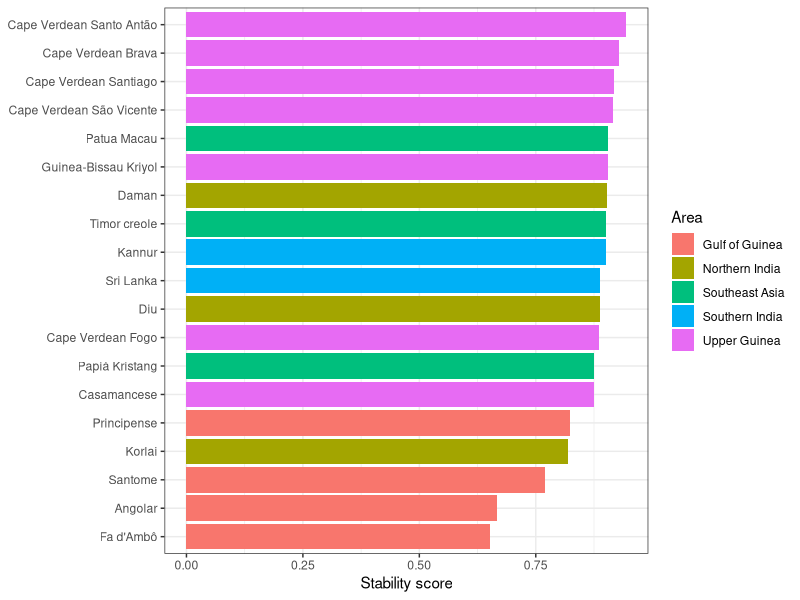
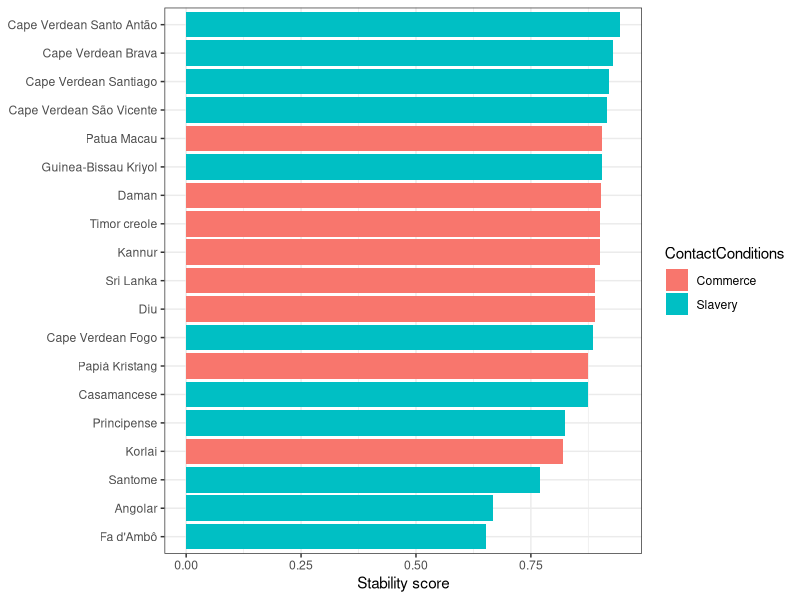
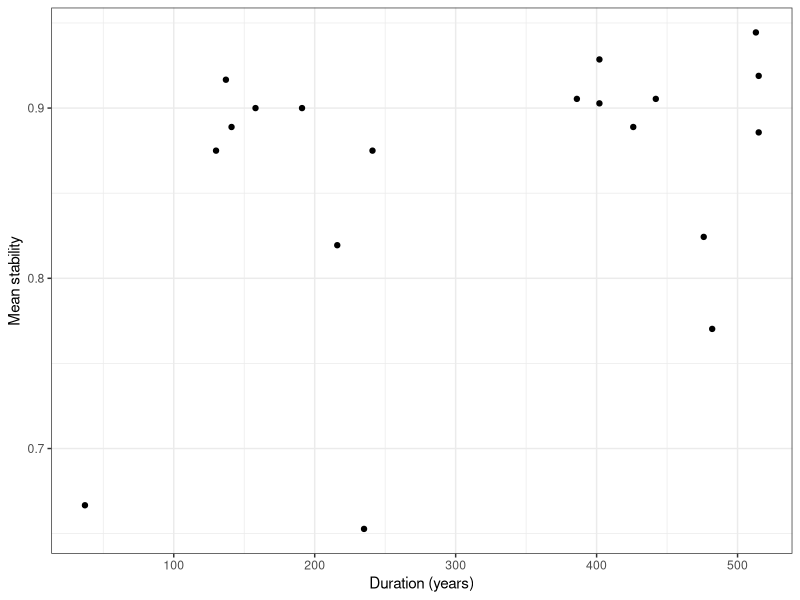
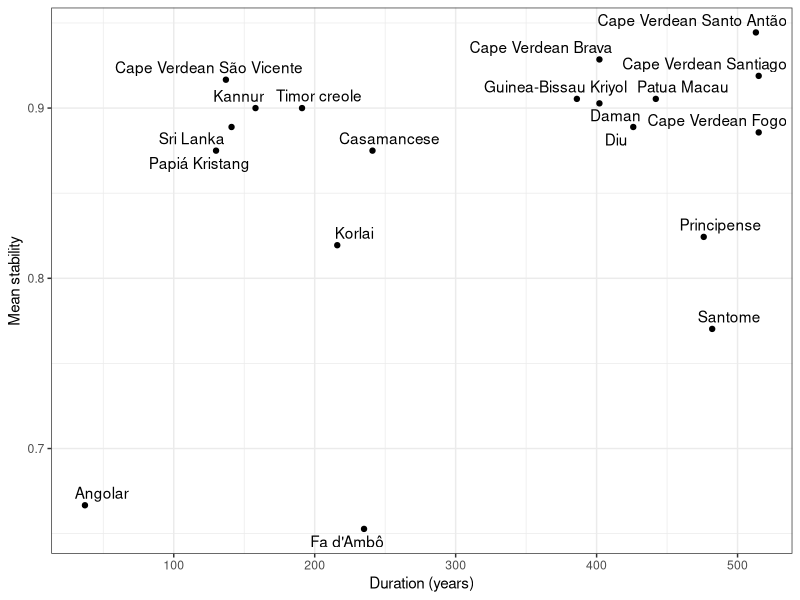
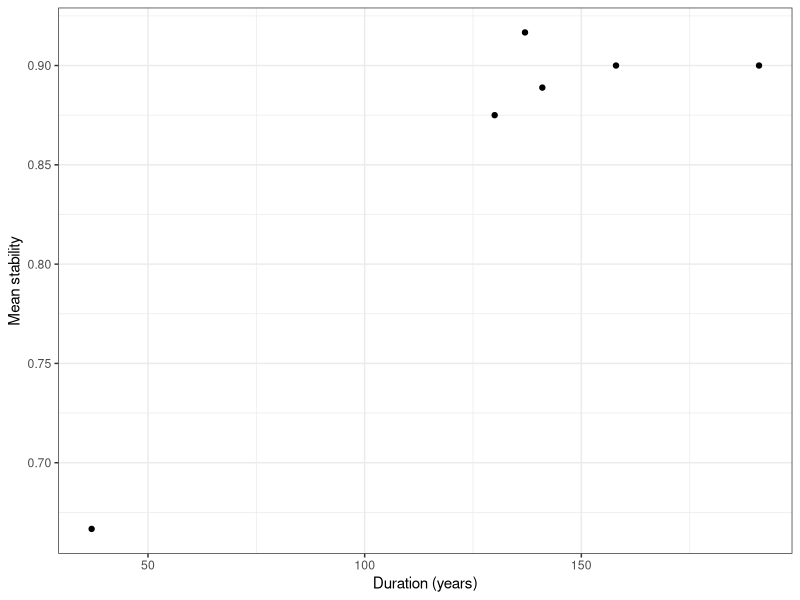
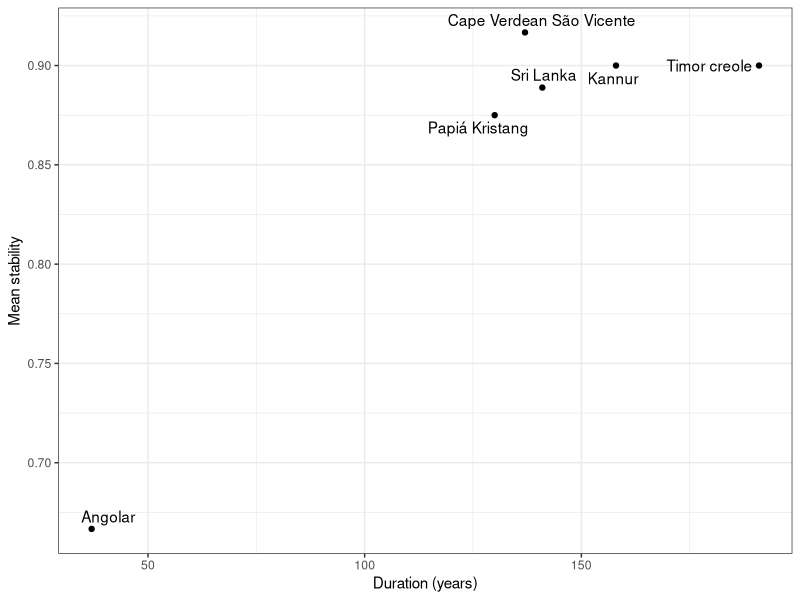
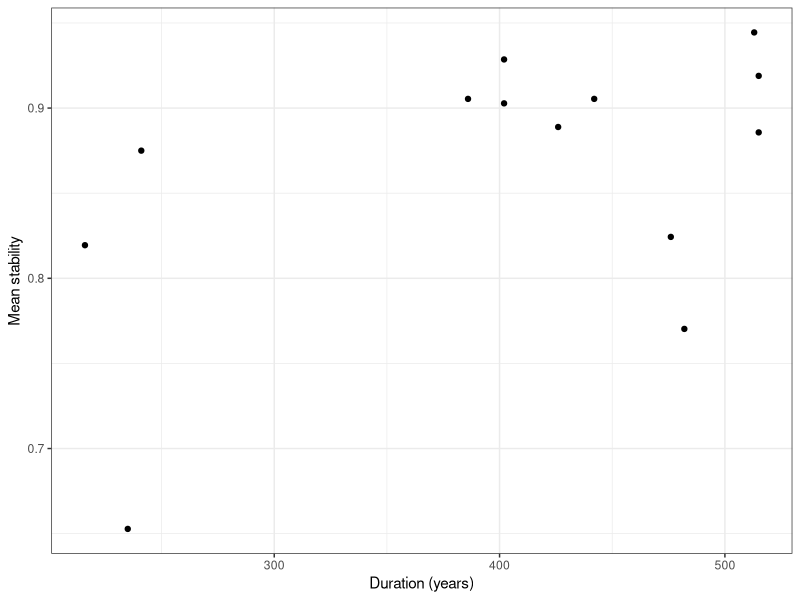
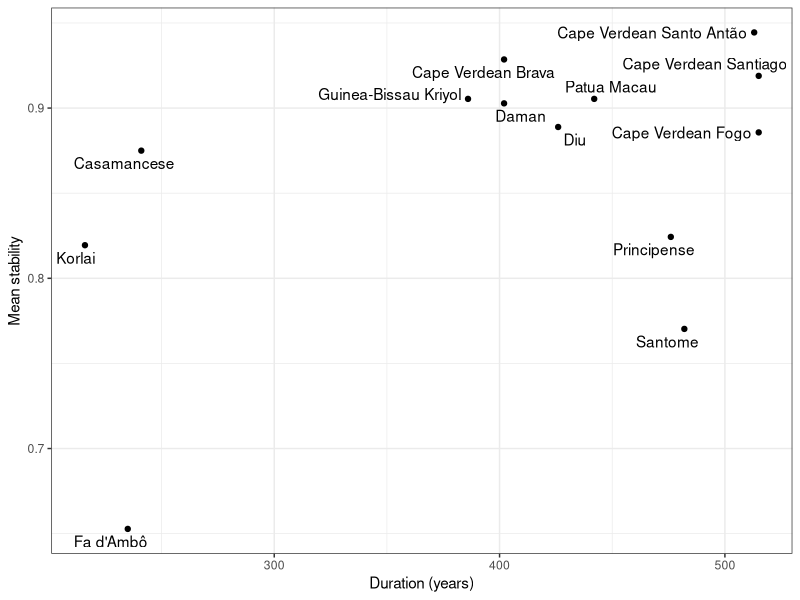

Write the R code that produced these figures, in order. (Note: this script raises an error after producing the figures.)
## ---- chunk 1
library(tidyverse)
library(knitr)
library(ggrepel)

# Set the theme for all figures
theme_set(theme_bw())
## ---- chunk 2
database <- read_csv('database.csv')
## ---- chunk 3
database %>% head() %>% kable()
## ---- chunk 4
database$duration <- database$`EndOfInfluence` - database$`FirstMajorSettlement`
## ---- chunk 5
database <- mutate(database, GlobalStability = (PlaceStability + MannerStability)/2)
# table(database$Language, database$GlobalStability)
## ---- chunk 6
database <- database %>% mutate(duration_group = ifelse(duration <= 200, 'short', 'long'))
## ---- chunk 7
database <- database %>% mutate(categorical_stability = ifelse(PlaceStability == 1 & MannerStability == 1, 'no manner/no place', NA))

database <- database %>% mutate(categorical_stability = ifelse(PlaceStability == 1 & MannerStability == 0, 'manner/no place', categorical_stability))

database <- database %>% mutate(categorical_stability = ifelse(PlaceStability == 0 & MannerStability == 1, 'no manner/place', categorical_stability))

database <- database %>% mutate(categorical_stability = ifelse(PlaceStability == 0 & MannerStability == 0, 'manner/place', categorical_stability))

table(database$categorical_stability)
## ---- chunk 8
creole_stability <- database %>% group_by(Language, Area, duration, duration_group, ContactConditions) %>% summarize(MeanStability = mean(GlobalStability, na.rm = TRUE))
## ---- chunk 9
ggplot(creole_stability) + 
  geom_bar(aes(x = MeanStability, y = reorder(Language, MeanStability), fill = Area), 
           stat = "identity", show.legend = TRUE) +
  theme(axis.title.y = element_blank()) +
  labs(x = "Stability score")
## ---- chunk 10
table(creole_stability$Area)
## ---- chunk 11
ggplot(creole_stability) + 
  geom_bar(aes(x = MeanStability, y = reorder(Language, MeanStability), fill = ContactConditions), 
           stat = "identity", show.legend = TRUE) +
  theme(axis.title.y = element_blank()) +
  labs(x = "Stability score")
## ---- chunk 12
ggplot(creole_stability, aes(x=duration, y=MeanStability)) +
  geom_point() +
  xlab("Duration (years)") +
  ylab("Mean stability")
## ---- chunk 13
ggplot(creole_stability, aes(x=duration, y=MeanStability)) +
  geom_point() +
  geom_text_repel(aes(label = creole_stability$Language)) +
  xlab("Duration (years)") +
  ylab("Mean stability")
## ---- chunk 14
msd <- lm(MeanStability ~ duration, data=creole_stability)
summary(msd)
## ---- chunk 15
tmp_short <- creole_stability %>% filter(duration <= 200)
tmp_long <- creole_stability %>% filter(duration > 200)
## ---- chunk 16
ggplot(tmp_short, aes(x=duration, y=MeanStability)) +
  geom_point() +
  xlab("Duration (years)") +
  ylab("Mean stability")

ggplot(tmp_short, aes(x=duration, y=MeanStability)) +
  geom_point() +
  geom_text_repel(aes(label = tmp_short$Language)) +
  xlab("Duration (years)") +
  ylab("Mean stability")
## ---- chunk 17
ggplot(tmp_long, aes(x=duration, y=MeanStability)) +
  geom_point() +
  xlab("Duration (years)") +
  ylab("Mean stability")

ggplot(tmp_long, aes(x=duration, y=MeanStability)) +
  geom_point() +
  geom_text_repel(aes(label = tmp_long$Language)) +
  xlab("Duration (years)") +
  ylab("Mean stability")
## ---- chunk 18
msd <- lm(MeanStability ~ duration + duration_group * duration, data=creole_stability)
summary(msd)
## ---- chunk 19
ggplot(creole_stability, aes(x = duration, y = MeanStability, color = duration_group)) +
  geom_smooth(method = "lm") +
  geom_point() +
  xlab("Duration (years)") +
  ylab("Mean stability") +
  labs(color = "Duration group")
## ---- chunk 20
library(mgcv)
# Factorize duration_group
creole_stability$duration_group = as.factor(creole_stability$duration_group)

# Model with an interaction between duration_group and duration
# (with maximum of cubic-spline fit)
msd.gam <- gam(MeanStability ~ duration_group + s(duration, k=3) + s(duration, by=duration_group, k=3), data=creole_stability)

summary(msd.gam)

plot(msd.gam, all.terms=T, shade=T, pages=1)

qqnorm(resid(msd.gam)); qqline(resid(msd.gam))

msd.gam.trimmed <- gam(MeanStability ~ duration_group + s(duration, k=3) + s(duration, by=duration_group, k=3), data=creole_stability %>% filter(MeanStability>0.7))

summary(msd.gam.trimmed)

plot(msd.gam.trimmed, sel=1, shade=T, ylab="Effect on mean stability", xlab="Duration of influence", residuals=T, main="Main effect of duration", cex=5, pch=".", col='dodgerblue'); abline(h=0, lty=2, col="red")

plot(msd.gam.trimmed, sel=2, shade=T, ylab="Effect on mean stability", xlab="Duration of influence", main="Long-term influence", col='dodgerblue'); abline(h=0, lty=2, col="red")

plot(msd.gam.trimmed, sel=3, shade=T, ylab="Effect on mean stability", xlab="Duration of influence", main="Short-term influence", col='dodgerblue'); abline(h=0, lty=2, col="red")

# (dotted lines indicate error)
plot(msd.gam.trimmed, all.terms=T, sel=4, ylab="Effect on mean stability", xlab="Duration group", main="Main effect of duration group")

# checking out the model performance
qqnorm(resid(msd.gam.trimmed)); qqline(resid(msd.gam.trimmed)) # meh
## ---- chunk 21
ggplot(database, aes(duration, MannerStability, colour=duration_group)) + 
  geom_point() + 
  geom_smooth(method = "lm") +
  facet_wrap(~Class) +
  xlab("Duration (years)") +
  ylab("Manner stability") +
  labs(color="Duration")
## ---- chunk 22
ggplot(database, aes(duration, GlobalStability, colour=duration_group)) + 
  geom_point() + 
  geom_smooth() +
  facet_wrap(~Class) +
  xlab("Duration (years)") +
  ylab("Global stability") +
  labs(color="Duration")
## ---- chunk 23
ggplot(database, aes(duration, PlaceStability, colour=duration_group)) + 
  geom_point() + 
  geom_smooth(method = "lm") +
  facet_wrap(~LexifierPhoneme)  +
  xlab("Duration (years)") +
  ylab("Place stability") +
  labs(color="Duration")
## ---- chunk 24
ggplot(database, aes(duration, MannerStability, colour=duration_group)) + 
  geom_point() + 
  geom_smooth() +
  facet_wrap(~LexifierPhoneme) +
  xlab("Duration (years)") +
  ylab("Mean stability") +
  labs(color="Duration")
## ---- chunk 25
ggplot(database, aes(duration, GlobalStability, colour=duration_group)) + 
  geom_point() + 
  geom_smooth() +
  facet_wrap(~LexifierPhoneme) +
  xlab("Duration (years)") +
  ylab("Global stability") +
  labs(color="Duration")
## ---- chunk 26
place_results <- database %>% group_by(LexifierPhoneme) %>% summarize(mplace = mean(PlaceStability, na.rm = TRUE))
manner_results <- database %>% group_by(LexifierPhoneme) %>% summarize(mmanner = mean(MannerStability, na.rm = TRUE))

consonant_stability <- left_join(place_results, manner_results, by = "LexifierPhoneme")

class <- c("nasal", "rhotic", "lateral", "fricative", "stop", "stop", "fricative", "stop", "stop", "lateral", "nasal", "nasal", "stop", "rhotic", "fricative", "stop", "affricate", "fricative", "fricative")

consonant_stability_class <- cbind(consonant_stability, class)
## ---- chunk 27
ggplot(consonant_stability, aes(y = mmanner, x = mplace, label = LexifierPhoneme, color=class)) +
  geom_point(position= "dodge") + 
  geom_text(aes(label=LexifierPhoneme), hjust=3, vjust=0) +
  theme(axis.title.x = element_blank(),
        axis.title.y = element_blank())
## ---- chunk 28
ggplot(consonant_stability, aes(y = mmanner, x = mplace)) +
  geom_point(position= "dodge", aes(color=class)) + 
  geom_text_repel(aes(label = LexifierPhoneme)) +
  xlab("Mean stability (place of articulation)") +
  ylab("Mean stability (manner of articulation)") +
  labs(color="Segment class")
## ---- chunk 29
consonant_global_stability <- mutate(consonant_stability_class, mglobal = (mmanner + mplace)/2)

ggplot(consonant_global_stability) + 
  geom_bar(aes(x = mglobal, 
               y = reorder(LexifierPhoneme, mglobal),
               fill = class), stat = "identity", show.legend = TRUE) +
  labs(x = "Stability score", y = "Phoneme", fill = "Manner")
## ---- chunk 30
# qplot(x = duration, y = MeanStability, data = consonant_global_stability, color = duration_group) +
#  geom_smooth(method = "lm") 
## ---- chunk 31
library(lmerTest)

# Factorizing
mod.db = database %>%
              as.data.frame() %>%
              mutate(categorical_stability = as.factor(categorical_stability),
              Lexifier = as.factor(Lexifier),
              CreolePhoneme = as.factor(CreolePhoneme),
              Language = as.factor(Language))

# Remove singletons/doubletons
#goodies = names(table(mod.db$CreolePhoneme)>2)

#mod.db = mod.db %>%
#         filter(CreolePhoneme %in% goodies)
## ---- chunk 32
plot(mod.db$categorical_stability, mod.db$duration, notch=T)
## ---- chunk 33
table(mod.db$categorical_stability)

# Place stability
cat.mod.place = glmer(PlaceStability ~ log(duration) + (1|CreolePhoneme), data=mod.db, family="binomial")

summary(cat.mod.place)

# Manner stability
cat.mod.manner = glmer(MannerStability ~ log(duration) + (1|CreolePhoneme), data=mod.db, family="binomial")

summary(cat.mod.manner)

# Duration group
cat.mod.group = glmer(as.factor(duration_group) ~ PlaceStability + MannerStability + (1|CreolePhoneme), data=mod.db, family="binomial", nAGQ=0)

summary(cat.mod.group)
## ---- chunk 34
data_by_position <- database %>% select(Position, LexifierPhoneme, PlaceStability, MannerStability) %>% mutate(Position = tolower(Position))

data_by_position$PlaceStability <- as.numeric(data_by_position$PlaceStability)

data_by_position$MannerStability <- as.numeric(data_by_position$MannerStability)
## ---- chunk 35
position_stability <- mutate(data_by_position, GlobalStability = (PlaceStability + MannerStability)/2)

position_results <- position_stability %>% group_by(LexifierPhoneme, Position) %>% summarize(m = mean(GlobalStability, na.rm = TRUE))
## ---- chunk 36
position_results$Position <- factor(position_results$Position, levels = c('word-initial', 'word-medial', 'word-final'))

ggplot(position_results, aes(x = LexifierPhoneme, y = m, fill = Position)) + 
  geom_col(position = position_dodge2(width = 0.9, preserve = "single")) +
  theme(axis.title.x = element_blank(),
        axis.title.y = element_blank()) +
  labs(x = "Lexifier phoneme", y = "Mean stability", fill = "Word position")
## ---- chunk 37
ggplot(position_results) + 
  geom_bar(aes(x = m,
               y = reorder(LexifierPhoneme, m),
               fill = Position), 
           stat = "identity", 
           show.legend = TRUE,
           position = "dodge2") +
  labs(x = "Stability score", y = "Phoneme", fill = "Word position")
## ---- chunk 38
position_results1 <- position_results %>% pivot_wider(names_from = Position, values_from = m)

different_position <- subset(position_results1, position_results1$`word-initial` != position_results1$`word-medial` | position_results1$`word-final` != position_results1$`word-medial`)

different_position_results <- different_position %>% pivot_longer(c(`word-initial`, `word-medial`, `word-final`), names_to = "Position", values_to = "m")

different_position_results$Position <- factor(different_position_results$Position, levels = c('word-initial', 'word-medial', 'word-final'))

ggplot(different_position_results, 
       aes(x = LexifierPhoneme, y = m, fill = Position)) + 
  geom_col(position = position_dodge2(width = 0.9, preserve = "single")) +
  labs(x = "Lexifier phoneme", y = "Mean stability", fill = "Word position")
## ---- chunk 39
# TODO: reorder doesn't work here
ggplot(different_position_results) + 
  geom_bar(aes(x = m,
               y = reorder(LexifierPhoneme, m),
               fill = Position), 
           stat = "identity", 
           show.legend = TRUE,
           position = "dodge2") +
  labs(x = "Stability score", y = "Phoneme", fill = "Word position")
## ---- chunk 40
m <- lm(MeanStability ~ ContactConditions, data=creole_stability)
summary(m)
## ---- chunk 41
ggplot(creole_stability, aes(x = ContactConditions, y = MeanStability, fill = ContactConditions)) +
  geom_smooth(method = "lm") +
  geom_violin()  +
  xlab("Contact condition") +
  ylab("Mean stability") +
  guides(fill="none")
## ---- chunk 42
m <- lm(MeanStability ~ duration + ContactConditions * duration, data=creole_stability)
summary(m)
## ---- chunk 43
ggplot(creole_stability, aes(x = duration, y = MeanStability, color = ContactConditions)) +
  geom_smooth(method = "lm") +
  geom_point() +
  xlab("Duration (years)") +
  ylab("Mean stability") +
  labs(color="Contact conditions")
